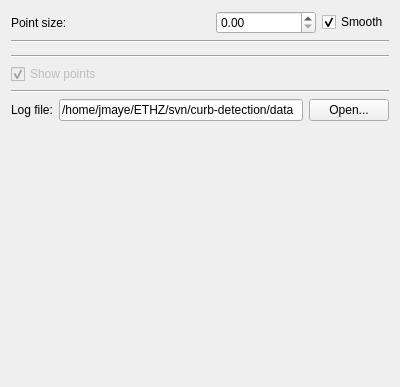
<?xml version="1.0" encoding="UTF-8"?>
<ui version="4.0">
 <class>PointCloudControl</class>
 <widget class="QWidget" name="PointCloudControl">
  <property name="geometry">
   <rect>
    <x>0</x>
    <y>0</y>
    <width>400</width>
    <height>387</height>
   </rect>
  </property>
  <property name="windowTitle">
   <string>Form</string>
  </property>
  <layout class="QVBoxLayout" name="verticalLayout">
   <item>
    <layout class="QHBoxLayout" name="pointSizeLayout">
     <item>
      <widget class="QLabel" name="pointSizeTextLabel">
       <property name="text">
        <string>Point size:</string>
       </property>
      </widget>
     </item>
     <item>
      <spacer name="horizontalSpacer_2">
       <property name="orientation">
        <enum>Qt::Horizontal</enum>
       </property>
       <property name="sizeHint" stdset="0">
        <size>
         <width>40</width>
         <height>20</height>
        </size>
       </property>
      </spacer>
     </item>
     <item>
      <widget class="QDoubleSpinBox" name="pointSizeSpinBox">
       <property name="minimumSize">
        <size>
         <width>100</width>
         <height>0</height>
        </size>
       </property>
       <property name="frame">
        <bool>true</bool>
       </property>
       <property name="decimals">
        <number>2</number>
       </property>
       <property name="maximum">
        <double>100.000000000000000</double>
       </property>
      </widget>
     </item>
     <item>
      <widget class="QCheckBox" name="smoothPointsCheckBox">
       <property name="text">
        <string>Smooth</string>
       </property>
       <property name="checked">
        <bool>true</bool>
       </property>
      </widget>
     </item>
    </layout>
   </item>
   <item>
    <widget class="Line" name="line_4">
     <property name="orientation">
      <enum>Qt::Horizontal</enum>
     </property>
    </widget>
   </item>
   <item>
    <widget class="ColorChooser" name="colorChooser" native="true"/>
   </item>
   <item>
    <widget class="Line" name="line_3">
     <property name="orientation">
      <enum>Qt::Horizontal</enum>
     </property>
    </widget>
   </item>
   <item>
    <layout class="QGridLayout" name="showLayout">
     <item row="0" column="0">
      <widget class="QCheckBox" name="showPointsCheckBox">
       <property name="enabled">
        <bool>false</bool>
       </property>
       <property name="text">
        <string>Show points</string>
       </property>
       <property name="checked">
        <bool>true</bool>
       </property>
      </widget>
     </item>
    </layout>
   </item>
   <item>
    <widget class="Line" name="line_2">
     <property name="orientation">
      <enum>Qt::Horizontal</enum>
     </property>
    </widget>
   </item>
   <item>
    <layout class="QGridLayout" name="browseLayout">
     <item row="0" column="1">
      <widget class="QLineEdit" name="logEdit">
       <property name="text">
        <string>/home/jmaye/ETHZ/svn/curb-detection/data</string>
       </property>
      </widget>
     </item>
     <item row="0" column="2">
      <widget class="QPushButton" name="logBrowseButton">
       <property name="text">
        <string>Open...</string>
       </property>
      </widget>
     </item>
     <item row="0" column="0">
      <widget class="QLabel" name="logTextLabel">
       <property name="text">
        <string>Log file:</string>
       </property>
      </widget>
     </item>
    </layout>
   </item>
   <item>
    <spacer name="verticalSpacer">
     <property name="orientation">
      <enum>Qt::Vertical</enum>
     </property>
     <property name="sizeHint" stdset="0">
      <size>
       <width>20</width>
       <height>40</height>
      </size>
     </property>
    </spacer>
   </item>
  </layout>
  <action name="testAction">
   <property name="text">
    <string>Test</string>
   </property>
  </action>
 </widget>
 <customwidgets>
  <customwidget>
   <class>ColorChooser</class>
   <extends>QWidget</extends>
   <header>ColorChooser.h</header>
   <container>1</container>
  </customwidget>
 </customwidgets>
 <resources/>
 <connections>
  <connection>
   <sender>logBrowseButton</sender>
   <signal>clicked()</signal>
   <receiver>PointCloudControl</receiver>
   <slot>logBrowseClicked()</slot>
   <hints>
    <hint type="sourcelabel">
     <x>356</x>
     <y>45</y>
    </hint>
    <hint type="destinationlabel">
     <x>199</x>
     <y>149</y>
    </hint>
   </hints>
  </connection>
  <connection>
   <sender>pointSizeSpinBox</sender>
   <signal>valueChanged(double)</signal>
   <receiver>PointCloudControl</receiver>
   <slot>pointSizeChanged(double)</slot>
   <hints>
    <hint type="sourcelabel">
     <x>344</x>
     <y>17</y>
    </hint>
    <hint type="destinationlabel">
     <x>199</x>
     <y>149</y>
    </hint>
   </hints>
  </connection>
  <connection>
   <sender>smoothPointsCheckBox</sender>
   <signal>toggled(bool)</signal>
   <receiver>PointCloudControl</receiver>
   <slot>smoothPointsToggled(bool)</slot>
   <hints>
    <hint type="sourcelabel">
     <x>199</x>
     <y>94</y>
    </hint>
    <hint type="destinationlabel">
     <x>199</x>
     <y>149</y>
    </hint>
   </hints>
  </connection>
  <connection>
   <sender>showPointsCheckBox</sender>
   <signal>toggled(bool)</signal>
   <receiver>PointCloudControl</receiver>
   <slot>showPointsToggled(bool)</slot>
   <hints>
    <hint type="sourcelabel">
     <x>199</x>
     <y>75</y>
    </hint>
    <hint type="destinationlabel">
     <x>199</x>
     <y>193</y>
    </hint>
   </hints>
  </connection>
 </connections>
 <slots>
  <slot>logBrowseClicked()</slot>
  <slot>pointSizeChanged(double)</slot>
  <slot>smoothPointsToggled(bool)</slot>
  <slot>showPointsToggled(bool)</slot>
 </slots>
</ui>
